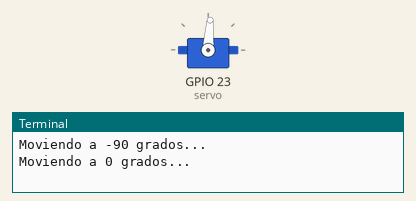
Recording of a program running on a simulated Raspberry Pi (BCM pin numbers). On the bench: servo, the last lines printed to the terminal. Servo angles are drawn from the pulse width (0.5 ms = 0°, 2.5 ms = 180°).

Above: at 2.05 s.
At 6.0 s:
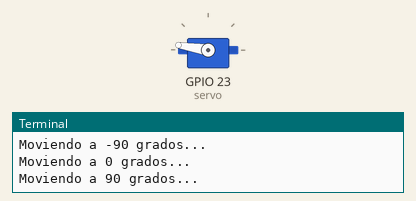
At 10.0 s:
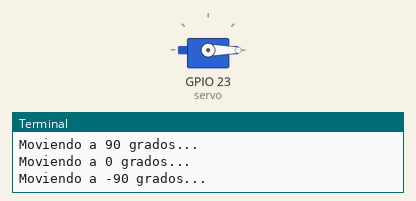
Timing chart, 0 to 12.4 s (numbered marks = the images above):
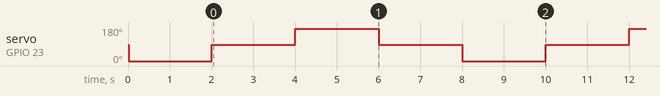

The program:

servo_secuencia.py
```python
# mover_servo_secuencia.py
# Permite el movimiento de un servo SG90 en el GPIO 23 en forma secuencial
# Utiliza implmentación de PWM basada en Hardware

from gpiozero import AngularServo
from gpiozero.pins.pigpio import PiGPIOFactory
from time import sleep
import sys

# Define el pin GPIO al que está conectado el cable de señal del servo
# Por ejemplo, GPIO 18 (pin físico 12)
SERVO_PIN = 23

# Crea una instancia de la fábrica de pines pigpio para un control más suave
factory = PiGPIOFactory()

# Crea un objeto servo.
# Ajusta min_pulse_width y max_pulse_width si tu servo no alcanza el rango completo.
# Los valores típicos para SG90 son 0.0005 (0.5ms) y 0.0024 (2.4ms) para -90 a 90 grados.
servo = AngularServo(SERVO_PIN, min_angle=-90, max_angle=90, min_pulse_width=0.0005, max_pulse_width=0.0024, pin_factory=factory)

# Tiempo de pausa entre posiciones (segundos)
tiempo = 2

def secuencia_movimiento():
    """
    Realiza una secuencia de movimientos del servo:
    -90 -> 0 -> 90 con pausas de 2 segundos,
    y luego 90 -> 0 -> -90 con pausas de 2 segundos.
    """

    # Inicio de Secuencia = -90
    print("Moviendo a -90 grados...")
    servo.angle = -90
    sleep(tiempo)

    try:
        while True:
            print("Moviendo a 0 grados...")
            servo.angle = 0
            sleep(tiempo)

            print("Moviendo a 90 grados...")
            servo.angle = 90
            sleep(tiempo)

            # Secuencia 90 -> 0 -> -90
            print("Moviendo a 0 grados...")
            servo.angle = 0
            sleep(tiempo)

            print("Moviendo a -90 grados...")
            servo.angle = -90
            sleep(tiempo)

    except KeyboardInterrupt:
        print("\nSecuencia detenida por el usuario.")
    except Exception as e:
        print(f"Ocurrió un error: {e}")
    finally:
        # Es importante liberar los recursos GPIO al finalizar
        servo.close()
        print("Recursos GPIO liberados.")

if __name__ == "__main__":
    print("Iniciando secuencia de movimiento del servo. Presiona Ctrl+C para detener.")
    secuencia_movimiento()
```

Measured:
- by itself, servo on GPIO 23 (servo): repeats every 8.0 s: 86° 2.0 s, 171° 2.0 s, 86° 2.0 s, 0° 2.0 s
